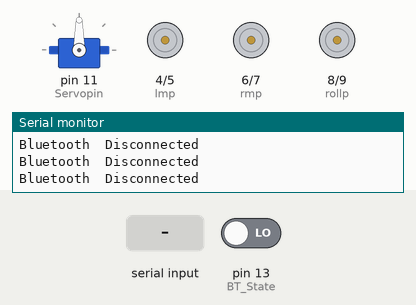
The sketch below on a simulated Arduino Uno, built with avr-gcc and run on an emulated ATmega328P. On the bench: servo, motor-driver pin pairs drawn as motors (green arrow = first pin HIGH = forward, orange = second pin HIGH = backward, longer = more drive), the last lines printed to the serial monitor. Inputs (shaded band) come from the test bench; at power-on: pin 13 (BT_State) LOW.

Above: at 1.2 s.
1.3 s: pin 13 (BT_State) driven HIGH
2.9 s: "90,45\n" received over Serial
At 4.0 s:
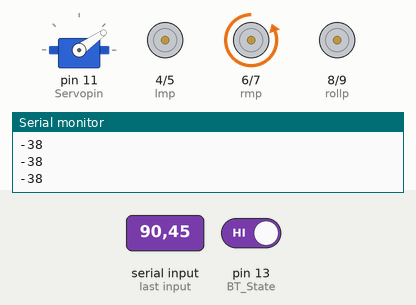
4.4 s: "30,150\n" received over Serial
At 5.6 s:
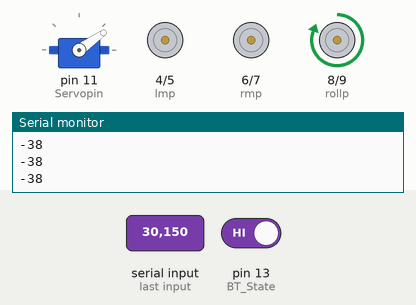
5.9 s: "2\n" received over Serial
At 6.6 s:
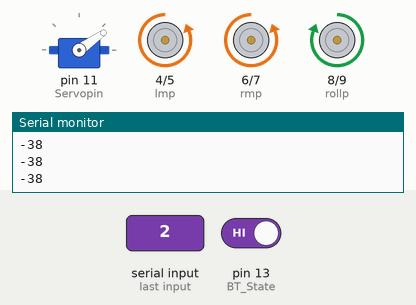
7.4 s: "3\n" received over Serial
At 7.8 s:
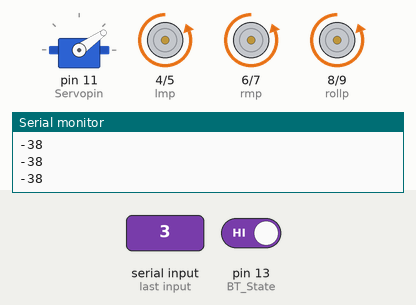
8.9 s: "200\n" received over Serial
At 9.4 s:
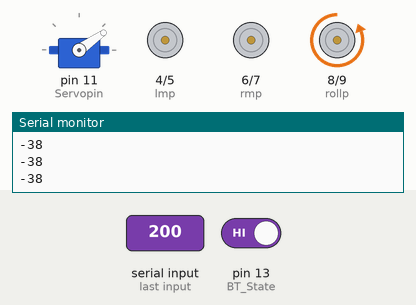
Timing chart, 0 to 11.4 s (numbered marks = the images above; inputs shaded):
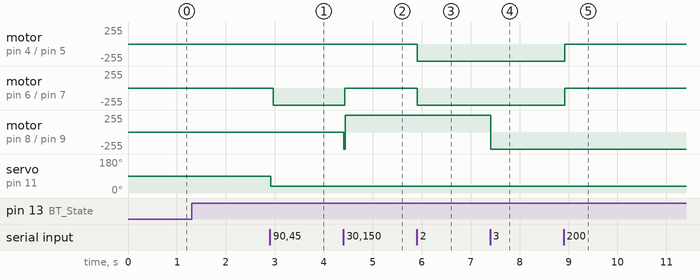

Measured:
- after the input at 2.9 s, motor on pin 6 (rmp) / pin 7 (rmn): stopped → backward 255/255 after 0.06 s; servo on pin 11 (Servopin): 90° → 35° at once
- after the input at 4.4 s, motor on pin 6 (rmp) / pin 7 (rmn): backward 255/255 → stopped at once; motor on pin 8 (rollp) / pin 9 (rolln): stopped → forward 255/255 at once
- after the input at 5.9 s, motor on pin 4 (lmp) / pin 5 (lmn), motor on pin 6 (rmp) / pin 7 (rmn): stopped → backward 255/255 at once
- after the input at 7.4 s, motor on pin 8 (rollp) / pin 9 (rolln): forward 255/255 → backward 255/255 at once
- after the input at 8.9 s, motor on pin 4 (lmp) / pin 5 (lmn), motor on pin 6 (rmp) / pin 7 (rmn): backward 255/255 → stopped at once

The sketch:

Bt_Rocker_bogie.ino
```cpp
#include<Servo.h>

#define lmp 4 //White
#define lmn 5 //Black
#define rmp 6 //Blue
#define rmn 7 //Red
#define Servopin 11 //header
#define rollp 8 //Pan motor
#define rolln 9
#define RF 12
#define BT_State 13

Servo pitch;


int data = 0;
int Tilt_angle =30;
int Min_tilt = 10;
int Max_tilt = 60;
int State = 0;
void setup() {
  // put your setup code here, to run once:
  Serial.begin(9600);

  //Motors
  pinMode(lmn,OUTPUT);
  pinMode(lmp,OUTPUT);
  pinMode(rmn,OUTPUT);
  pinMode(rmp,OUTPUT);

  pinMode(rollp,OUTPUT);
  pinMode(rolln,OUTPUT);

  pinMode(RF,INPUT);
  pinMode(BT_State,INPUT);

  pitch.attach(Servopin);


}

void loop() {
  // put your main code here, to run repeatedly:
  State = digitalRead(BT_State);
  //Serial.print("                                                  ");
  //Serial.print(State);
  while(State)
  {
  if(Serial.available())
  {
     data = Serial.read();
     data = data - 48; //Converts ASCII to Number
  }
 // Serial.print("Data");
     Serial.println(data);
    if(data == 1)
    {
      panleft();
      Serial.println("Panning Left");
    }
    if(data == 3)
    {
      panright();
      Serial.println("Panning Right");
    }

    if(data == 7)
    {
      tiltdown();
      Serial.println("Tilting Down");
    }

    if(data == 9)
    {
      tiltup();
      Serial.println("Tilting Up");
    }

    if(data == 2){
    forward();
    Serial.println("Forward");
    }

   else if(data == 4){
    left();
    Serial.println("Left");
    }

    else if(data == 6){
    right();
    Serial.println("Right");
    }

    else if(data == 8){
    backward();
    Serial.println("backward");
    }

    else if(data == 0){
   stops();
   Serial.println("Stopped");
    }


  }

 while(!State){
  State = digitalRead(BT_State);
  Serial.println("Bluetooth  Disconnected");
 }

   //data = 0;
}

void forward()
{
  digitalWrite(rmn,HIGH);
  digitalWrite(rmp,LOW);
  digitalWrite(lmn,HIGH);
  digitalWrite(lmp,LOW);
}

void backward()
{
  digitalWrite(rmn,LOW);
  digitalWrite(rmp,HIGH);
  digitalWrite(lmn,LOW);
  digitalWrite(lmp,HIGH);
}

void sharpleft()
{
  digitalWrite(rmn,LOW);
  digitalWrite(rmp,HIGH);
  digitalWrite(lmn,HIGH);
  digitalWrite(lmp,LOW);
}

void sharpright()
{
  digitalWrite(rmn,HIGH);
  digitalWrite(rmp,LOW);
  digitalWrite(lmn,LOW);
  digitalWrite(lmp,HIGH);
}

void left()
{
  digitalWrite(rmn,HIGH);
  digitalWrite(rmp,LOW);
  digitalWrite(lmn,LOW);
  digitalWrite(lmp,LOW);
}

void right()
{
  digitalWrite(rmn,LOW);
  digitalWrite(rmp,LOW);
  digitalWrite(lmn,HIGH);
  digitalWrite(lmp,LOW);
}

void stops()
{
  digitalWrite(rmn,LOW);
  digitalWrite(rmp,LOW);
  digitalWrite(lmn,LOW);
  digitalWrite(lmp,LOW);
}


void panleft()
{
  digitalWrite(rollp,HIGH);
  digitalWrite(rolln,LOW);
}

void panright()
{
  digitalWrite(rollp,LOW);
  digitalWrite(rolln,HIGH);
}

void stoppan()
{
  digitalWrite(rollp,LOW);
  digitalWrite(rolln,LOW);
}

void tiltdown()
{
 Tilt_angle = Tilt_angle - 5;
 if(Tilt_angle < Min_tilt)
 {
 Tilt_angle = Min_tilt;
 Serial.println("Min tilt");
 }
 pitch.write(Tilt_angle);

 delay(50);

}

void tiltup()
{
 Tilt_angle = Tilt_angle + 5;
 if(Tilt_angle > Max_tilt)
 {
 Tilt_angle = Max_tilt;
 Serial.println("Max tilt");
 }
 pitch.write(Tilt_angle);

 delay(50);
}


void blinks()
{
digitalWrite(13,HIGH);
delay(250);
digitalWrite(13,LOW);
delay(250);

}
```
